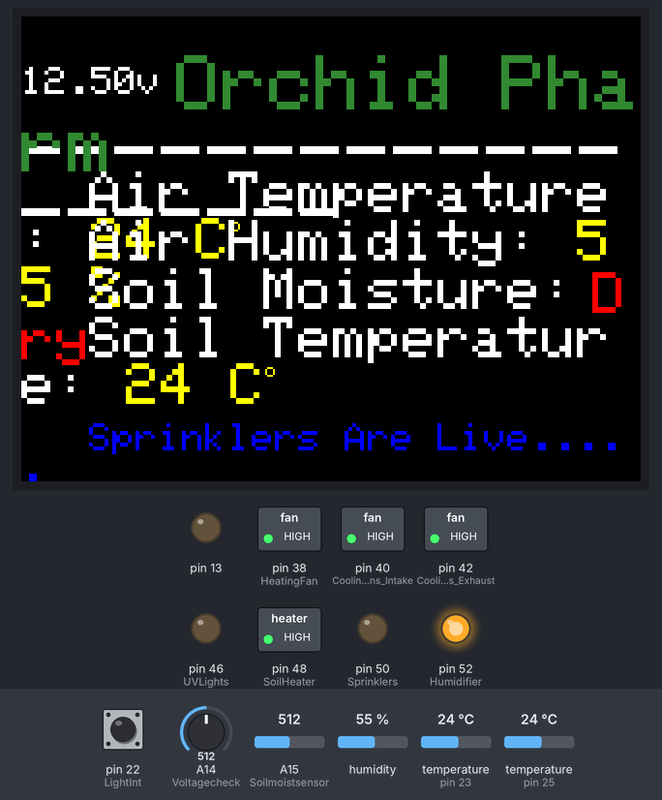
This sketch was run on a simulated Arduino Mega 2560, built with avr-gcc and run on an emulated ATmega2560. Shown: 320×240 colour display, switched loads named in the sketch (green lamp = pin HIGH), output pins drawn as LEDs (lit = HIGH). The inputs (shaded band) are chosen by the test bench; at power-on: pin 22 (LightInt) HIGH, A14 (Voltagecheck) = 512, A15 (Soilmoistsensor) = 512, humidity 55 %, temperature (sensors on pin 23, pin 25) 24 °C.

Above: at 62.3 s.
Timing chart, 0 to 124.8 s (numbered marks = the images above):
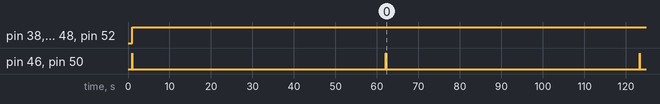

Measured:
- by itself, pin 46 (UVLights), pin 50 (Sprinklers): alternates HIGH for 0.03 s and LOW for 61.1 s
- by itself, pin 38 (HeatingFan), pin 40 (CoolingingFans_Intake), pin 42 (CoolingingFans_Exhaust), pin 48 (SoilHeater), pin 52 (Humidifier): LOW → HIGH at 1.0 s

The sketch:

Smart_Habitat_v1.0_Alpha.ino
```cpp
// Smart Pharm
// Created By Fernando
// Date
#include <SimpleDHT.h>
String FerniOS_Version = "Version 1.4"; // (Beta Testing)

void setup(void)
{

	// HomeMenu();       // Open Menu

	  // DebugMode();    // Open Testing Page

      // ChickenEgg();   // Open Chicken Egg Function

     Orchid();      // Open Orchid Function

 //==================================================

}
```

Header.ino
```cpp
//=================================================  Header ============================================================================================================

#include <SimpleDHT.h> // Air Temp & Humid
#include <OneWire.h>  // Soil Temp
#include <DallasTemperature.h> // Soil Temp
//#include <Stepper.h> // Stepper Motor (Not Used Yet)

//=====================Sensors====================================

#define ONE_WIRE_BUS 25 // Soil Temp Sensor pin 25
int pinDHT11 = 23; // Temp. & Humid. Sensor pin 23
int Soilmoistsensor = A15; // Soil Moisture Analog A15
int Voltagecheck = A14; // Voltage Checker Analog A14
int LightInt = 22; // Light Intensity Pin 22

//===================== Relay Control (Core) =============================

int HeatingFan = 38; // Heating Fan Intake Relay 8
int CoolingingFans_Intake = 40; // Cooling Fans Intake Relay 7
int CoolingingFans_Exhaust = 42; // Cooling Fans Exhaust/Dehumidifer Relay 6
int Humidifier = 52; // Humidifier Relay 5
int Sprinklers = 50; // Sprinklers Relay 4
int SoilHeater = 48; // Soil Heater Relay 3
int UVLights = 46; // UV Lights Relay 2
//int Florescent Bulb  = 44; // Florescent Light Bulb Relay 1 (Planned For v1.5)*****

//===================== Sensor Fixed or Fail Overide Button  ============================= (NEW! v1.4)

//const int buttonPin = 37; // Digital Pin 37
//int buttonState = 0; // Button State Variable (On or Off)

//===================== Relay Control (System controller) =============================

int TwelveVAlarm = 31; // Activates Alarm when voltage is under 12V Relay 1 (NEW! v1.4)
//int SensorFailAlarm = 29; // Alarm For sensor Fail Relay 2 (Planned For v1.5)*****


//============================ Back Up Power =========================================

//int BackUpPower = 33; // Switches To Back Up Power When under 5V Relay 2 (Planned For v1.5)*****

//=====================Data Pin/Analog Variables=============================

volatile byte relayState = LOW; // Relays
SimpleDHT11 dht11; // Air Temp & Humid
OneWire oneWire(ONE_WIRE_BUS); // Soil Temp
DallasTemperature Soiltemp(&oneWire);// Soil Temp
int SoilmoistsensorValue = 0; // Soil Moisture Sensor
int Soil_Temp = (Soiltemp.getTempCByIndex(0)); // Simplified Int Value (Soil Temp)

////=====================Stepper Motor Control=================================(Not Used Yet)
//
//// Number of steps per internal motor revolution
//const float STEPS_PER_REV = 32;
//
////  Amount of Gear Reduction
//const float GEAR_RED = 64;
//
//// Number of steps per geared output rotation
//const float STEPS_PER_OUT_REV = STEPS_PER_REV * GEAR_RED;
//
//// Define Variables
//
//// Number of Steps Required
//int StepsRequired;
//
//// Create Instance of Stepper Class
//// Specify Pins used for motor coils
//// The pins used are 8,9,10,11
//// Connected to ULN2003 Motor Driver In1, In2, In3, In4
//// Pins entered in sequence 1-3-2-4 for proper step sequencing
//
//Stepper steppermotor(STEPS_PER_REV, 22, 26, 24, 28);

//=============================================== GUI ======================================================================================================================================


//============== Libraries and variables of the OS ==========================

// *** SPFD5408 change -- Begin
#include <SPFD5408_Adafruit_GFX.h>    // Core graphics library
#include <SPFD5408_Adafruit_TFTLCD.h> // Hardware-specific library
#include <SPFD5408_TouchScreen.h>
// *** SPFD5408 change -- End

#include <EEPROM.h>                   //  To save button status on EEPROM

// The control pins for the LCD can be assigned to any digital or
// analog pins...but we'll use the analog pins as this allows us to
// double up the pins with the touch screen (see the TFT paint example).
#define LCD_CS A3 // Chip Select goes to Analog 3
#define LCD_CD A2 // Command/Data goes to Analog 2
#define LCD_WR A1 // LCD Write goes to Analog 1
#define LCD_RD A0 // LCD Read goes to Analog 0
#define LCD_RESET A4 // Can alternately just connect to Arduino's reset pin

#define LCDROTATION    3

/*  Touch  */

#define YP A3  // must be an analog pin, use "An" notation!
#define XM A2  // must be an analog pin, use "An" notation!
#define YM 9   // can be a digital pin
#define XP 8   // can be a digital pin


#define TS_MINX 150 //  150
#define TS_MINY 120 //  120
#define TS_MAXX 920 //  920
#define TS_MAXY 940 //  940

// For better pressure precision, we need to know the resistance
// between X+ and X- Use any multimeter to read it
// For the one we're using, its 300 ohms across the X plate
TouchScreen ts = TouchScreen(XP, YP, XM, YM, 300);

#define MINPRESSURE 10
#define MAXPRESSURE 1000

/*  End Touch  */

/*  Colors - Assign human-readable names to some common 16-bit color values:
	16bit color picker: https://ee-programming-notepad.blogspot.co.uk/2016/10/16-bit-color-generator-picker.html
	HTML colors: http://htmlcolorcodes.com/                                                                    */

#define BLACK           0x0000
#define WHITE           0xFFFF
#define BLUE            0x001F
#define RED             0xF800
#define GREEN           0x2685
#define CYAN            0x07FF
#define LIME            0x5FE0
#define MAGENTA         0xF81F
#define YELLOW          0xFFE0
#define TURQUOISE       0x0F1B
#define ORANGE          0xFBA0
#define PINK            0xF813
#define SKY             0x667F        // nice light blue
#define GREY            0xE73C
#define DarkTURQUOISE   0x3491
#define DarkGREY        0x39C7
#define DarkRED         0x8986
#define DarkGREEN       0x3446
#define DarkMAGENTA     0x612F
#define DarkBLUE        0x298B
#define DarkYELLOW      0x83E5
#define DarkORANGE      0xA347
#define DarkPINK        0xA1EF
#define GOLD            0xF3FF00      //  nice yellow
#define SALMON          0xFB2C        //  nice red

	//==================== Initialize TFT Display =========================
Adafruit_TFTLCD tft(LCD_CS, LCD_CD, LCD_WR, LCD_RD, LCD_RESET);

/*  Store Menu Variables  */
//String CurrentPage;
//String PrevPage;
```

Main_Menu.ino
```cpp
void  HomeMenu() {           //  main menu for all settings


	pinMode(13, OUTPUT);
	tft.reset();


	// ====================================================== Reset the TFT Display ========================================================


	tft.begin(0x9341);                          // The address of your Display
	tft.setRotation(LCDROTATION);               // Need for the Mega, please changed for your choice or rotation initial
	tft.fillScreen(BLACK);
	delay(500);

	// =========================================================== GUI =====================================================================


		/*  Button 1 - Horizontal, Vertical, Width, Height, Color  */
		tft.setTextSize(3);
		tft.setTextColor(WHITE);
		tft.drawRect(20, 55, 210, 70, GREY);   //
		tft.drawRect(21, 56, 208, 68, GREY);
		tft.setCursor(40, 80);
		tft.println("Debug Mode");

		/*  Button 2 - Horizontal, Vertical, Width, Height, Color  */
		tft.setTextSize(3);
		tft.setTextColor(WHITE);
		tft.drawRect(250, 55, 210, 70, GREY);
		tft.drawRect(251, 56, 208, 68, GREY);
		tft.setCursor(290, 80);
		tft.println("Orchid");

		/*  Button 3 - Horizontal, Vertical, Width, Height, Color  */
		tft.setTextSize(3);
		tft.setTextColor(WHITE);
		tft.drawRect(20, 155, 210, 70, GREY);   //
		tft.drawRect(21, 156, 208, 68, GREY);
		tft.setCursor(29, 180);
		tft.println("Chicken Egg");

		//=============================================================


}
```

Touch.ino
```cpp
void Touch() {


		//=================================================== Touch Functions  ====================================

		// ================================================ GUI Setup =====================================================================================================================================================
		TSPoint p = ts.getPoint();


		//pinMode(XP, OUTPUT);
		pinMode(XM, OUTPUT);
		pinMode(YP, OUTPUT);
		//pinMode(YM, OUTPUT);

		// minimum pressure we consider 'valid' - pressure of 0 means no pressing!
		if (p.z > MINPRESSURE && p.z < MAXPRESSURE)
		{

			// scale from 0->1023 to tft.width
			p.x = map(p.x, TS_MINX, TS_MAXX, tft.width(), 0);
			p.y = map(p.y, TS_MINY, TS_MAXY, tft.height(), 0);

			/*  Display Touch coordinates and pressure to the Serial console  */ // (Test Only)
			/*Serial.print("p.x = ");
			Serial.print(p.x);
			Serial.print("  |  p.y = ");
			Serial.print(p.y);
			Serial.print("  |  Pressure = ");
			Serial.println(p.z);*/
		}


		//==========================================================================================================================================

		//======================================================== Main Menue Touch =========================================================

		//  Debug Mode  - RIGHT & LEFT EDGE & TOP & BOTTOM EDGE
		if (p.y > 183 && p.y < 328 && p.x > 88 && p.x < 192) // Button 1
		{

			DebugMode(); // Open Debug Mode Page

		}

		if (p.y > 22 && p.y < 164 && p.x > 88 && p.x < 192) // Button 2
		{

			//Orchid(); // Open Orchid Mode

		}

		if (p.y > 183 && p.y < 328 && p.x > 250 && p.x < 350) // Button 3
		{

			ChickenEgg(); // Open Chicken Egg Mode

		}
	}
```

Source omitted: SP_Funtions.ino (43227 bytes)
